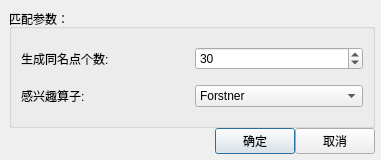
<?xml version="1.0" encoding="UTF-8"?>
<ui version="4.0">
 <class>autoGenTileDialog</class>
 <widget class="QDialog" name="autoGenTileDialog">
  <property name="windowModality">
   <enum>Qt::NonModal</enum>
  </property>
  <property name="geometry">
   <rect>
    <x>0</x>
    <y>0</y>
    <width>381</width>
    <height>160</height>
   </rect>
  </property>
  <property name="windowTitle">
   <string>自动生成同名点 </string>
  </property>
  <property name="styleSheet">
   <string notr="true"/>
  </property>
  <layout class="QGridLayout" name="gridLayout_2" columnminimumwidth="0">
   <property name="sizeConstraint">
    <enum>QLayout::SetDefaultConstraint</enum>
   </property>
   <property name="leftMargin">
    <number>9</number>
   </property>
   <property name="topMargin">
    <number>9</number>
   </property>
   <property name="rightMargin">
    <number>6</number>
   </property>
   <property name="bottomMargin">
    <number>6</number>
   </property>
   <property name="horizontalSpacing">
    <number>6</number>
   </property>
   <property name="verticalSpacing">
    <number>0</number>
   </property>
   <item row="0" column="0">
    <layout class="QVBoxLayout" name="verticalLayout">
     <item>
      <layout class="QGridLayout" name="progress_grid">
       <property name="sizeConstraint">
        <enum>QLayout::SetFixedSize</enum>
       </property>
      </layout>
     </item>
     <item>
      <widget class="QGroupBox" name="groupBox">
       <property name="title">
        <string>匹配参数：</string>
       </property>
       <layout class="QGridLayout" name="gridLayout_4">
        <item row="0" column="0">
         <widget class="QLabel" name="tileNumberLabel">
          <property name="text">
           <string>生成同名点个数:</string>
          </property>
         </widget>
        </item>
        <item row="0" column="1">
         <widget class="QSpinBox" name="tileNumber">
          <property name="focusPolicy">
           <enum>Qt::WheelFocus</enum>
          </property>
          <property name="value">
           <number>30</number>
          </property>
         </widget>
        </item>
        <item row="1" column="0">
         <widget class="QLabel" name="interOperLabel">
          <property name="text">
           <string>感兴趣算子:</string>
          </property>
         </widget>
        </item>
        <item row="1" column="1">
         <widget class="QComboBox" name="intersetOperator">
          <item>
           <property name="text">
            <string>Forstner</string>
           </property>
          </item>
         </widget>
        </item>
       </layout>
      </widget>
     </item>
     <item>
      <layout class="QGridLayout" name="gridLayout">
       <item row="0" column="0">
        <spacer name="horizontalSpacer">
         <property name="orientation">
          <enum>Qt::Horizontal</enum>
         </property>
         <property name="sizeHint" stdset="0">
          <size>
           <width>40</width>
           <height>20</height>
          </size>
         </property>
        </spacer>
       </item>
       <item row="0" column="1">
        <widget class="QPushButton" name="ok">
         <property name="text">
          <string>确定</string>
         </property>
        </widget>
       </item>
       <item row="0" column="2">
        <layout class="QHBoxLayout" name="horizontalLayout_2">
         <item>
          <widget class="QPushButton" name="cancel">
           <property name="text">
            <string>取消</string>
           </property>
          </widget>
         </item>
        </layout>
       </item>
      </layout>
     </item>
    </layout>
   </item>
  </layout>
 </widget>
 <resources/>
 <connections>
  <connection>
   <sender>cancel</sender>
   <signal>toggled(bool)</signal>
   <receiver>autoGenTileDialog</receiver>
   <slot>hide()</slot>
   <hints>
    <hint type="sourcelabel">
     <x>331</x>
     <y>121</y>
    </hint>
    <hint type="destinationlabel">
     <x>190</x>
     <y>79</y>
    </hint>
   </hints>
  </connection>
 </connections>
</ui>
